Frame 1 (no input): blank canvas, image omitted
Frame 60 (the mouse pressed at the canvas centre just before this capture): blank canvas, image omitted
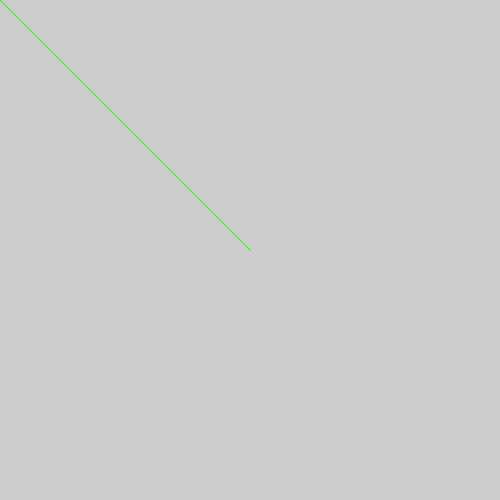
Frame 120 (the mouse held since frame 60 and released just before this capture)

The Processing sketch whose frames 1 and 60 were blank and that drew this single picture after the mouse press (run headless with seeded random() and noise(); from frame 60 on, the mouse is pressed at the canvas centre):

// Processing sketch: week4a
// ── week4a.pde
//PImage img;
//int x = 0;
//
//void setup() { 
//  size(500, 500);
//  smooth();
//}
//
//void draw() { 
//  background(126);
//  ellipse(mouseX *2, mouseY, 33,33);
//}
//
//


void setup() { 
  size(500,500); 
  stroke(45, 250, 8);
}

void draw() {
//    if (mousePressed == true){
//      background(0);
//    } else {
//    background(225);
//    }
//     point(mouseX, mouseY);
     if (mousePressed == true){
 line(mouseX, mouseY, pmouseX, pmouseY);
 }    
}
